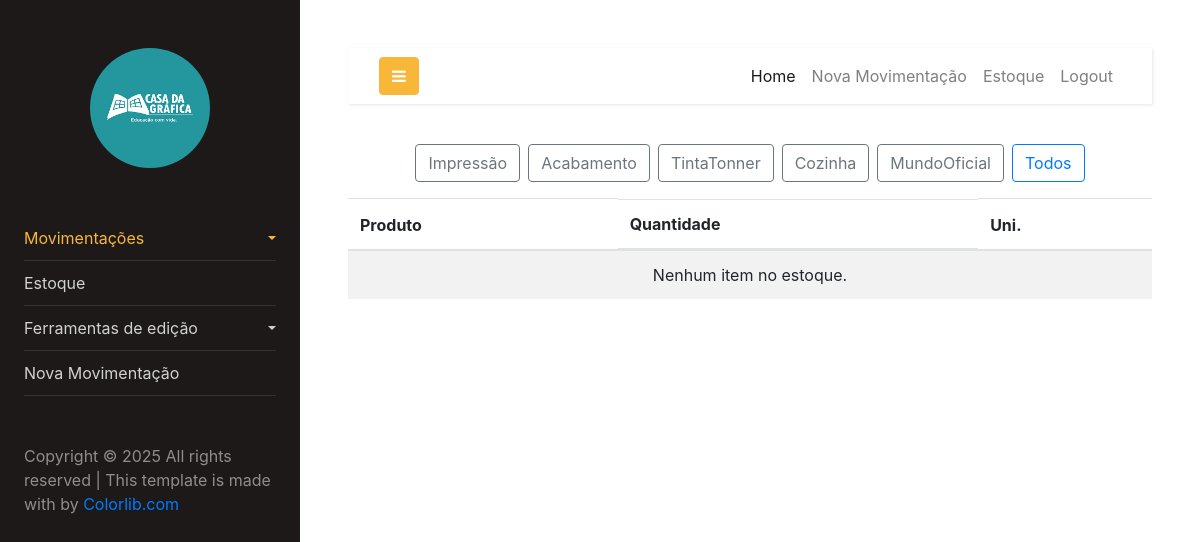
/estoque/ (signed in), run on an earlier commit of the app's database.
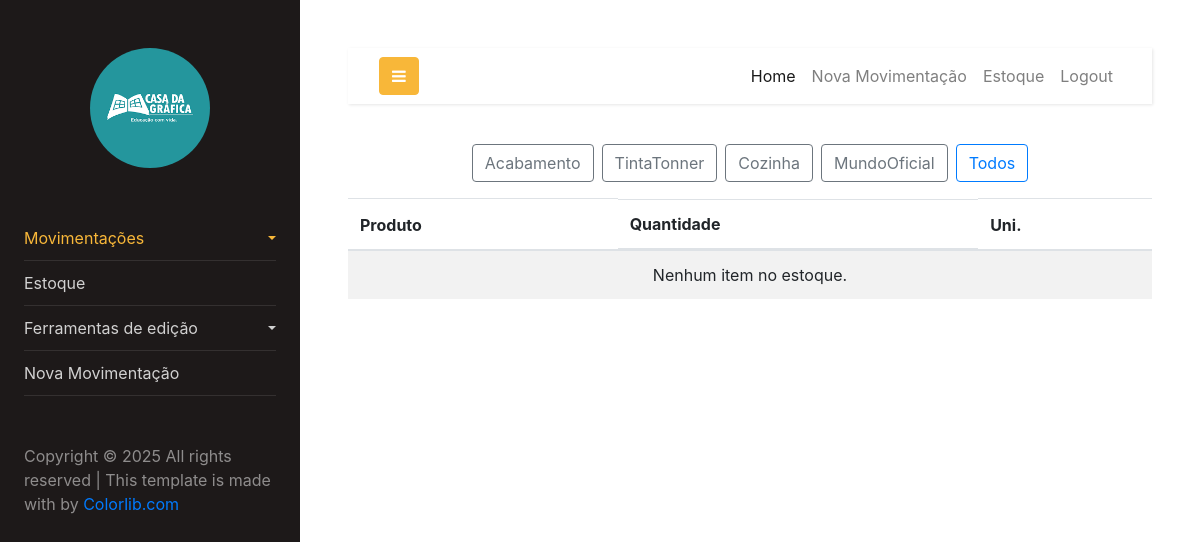
And on a later commit of the database.
### categoria/models.py (models this page shows, shortened)
class Categoria(models.Model):
    categoria = models.CharField(max_length=255)
    img = models.ImageField(upload_to='images/', null=True, blank=True)  # Novo campo de imagem
    data_cadastro = models.DateField(auto_now_add=True)

### produto/views.py (the view, shortened to what this page needs)
# urls.py: path('estoque/', EstoqueListView.as_view(), name='estoque-list'),
class EstoqueListView(LoginRequiredMixin, ListView):
    model = Estoque
    template_name = 'estoque/estoque_list.html'
    context_object_name = 'estoques'
    def get_context_data(self, **kwargs):
        try:
            context = super().get_context_data(**kwargs)
            context['categorias'] = Categoria.objects.all()  # Obtém todas as categorias
            estoques = context['estoques']
            for estoque in estoques:
                estoque.calculo = estoque.qtde * estoque.id_produto.unidades
            return context
        except Exception as e:
            messages.error(self.request, f"Ocorreu um erro ao carregar os dados do estoque: {str(e)}")
            return {}
    def get_queryset(self):
        try:
            queryset = super().get_queryset()
            categorias_filter = self.request.GET.get('categorias_filter')  # Parâmetro da URL
            if categorias_filter:
                queryset = queryset.filter(id_produto__id_categoria=categorias_filter).exclude(qtde=0)
            else:
                queryset = queryset.filter(id_produto__id_categoria=1).exclude(qtde=0)  # Filtro padrão (id_categoria=1)
            return queryset
        except Exception as e:
            messages.error(self.request, f"Ocorreu um erro ao filtrar os estoques: {str(e)}")
            return Estoque.objects.none()

### produto/templates/estoque/estoque_list.html (shortened to what this page needs)
{% load static %}
<!DOCTYPE html>
<html lang="pt-br">
  {% include 'components/header/header.html' %}
  <body>
    <div class="mb-3 d-flex justify-content-center">
      <div class="overflow-auto d-flex justify-content-center flex-nowrap">
        <form method="get" action="{% url 'estoque-list' %}" class="d-flex">
          {% for categoria in categorias %}
            <button type="submit"
                    name="categorias_filter"
                    value="{{ categoria.id }}"
                    id="btn_color{{ categoria.id }}"
                    class="btn btn-outline-secondary mx-1 flex-shrink-0">
              {{ categoria.categoria }}
            </button>
          {% endfor %}
          <button type="submit"
                  name="categorias_filter"
                  value=""
                  class="btn btn-outline-primary mx-1 flex-shrink-0">
            Todos
          </button>
        </form>
      </div>
    </div>
    <div class="table-responsive">
      <table class="table table-striped">
        <thead>
          <tr>
            <th scope="col">Produto</th>
            <th class="d d-md-block">Quantidade</th>
            <th scope="col">Uni.</th>
          </tr>
        </thead>
        <tbody>
          {% for estoque in estoques %}
            <tr>
              <td>{{ estoque.id_produto.nome }} {{ estoque.id_produto.formato|default:'' }}</td>
              <td>{{ estoque.qtde }} {{ estoque.id_produto.id_formato.formato }}</td>
              <td class="numero">{{ estoque.calculo }}</td>
            </tr>
          {% empty %}
            <tr>
              <td colspan="3" class="text-center">Nenhum item no estoque.</td>
            </tr>
          {% endfor %}
        </tbody>
      </table>
    </div>
  </body>
  {% include 'components/footer/footer.html' %}
</html>

What changed in the data, as far as the page shows it:
removed Categoria: {{ categoria.id }} 2 (drawn), categoria "Impressão"
